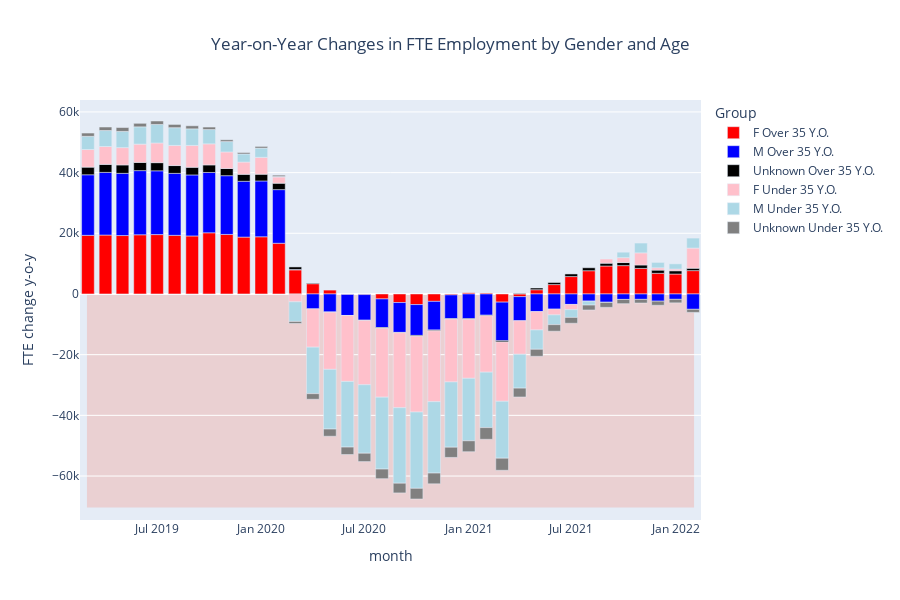

Write notebook code for a chart like this one.
### Code cell
import pandas as pd
import numpy as np
youthDf =  pd.read_csv('cptData/Municipal_FTE_Youth_Sex_Monthly.csv')
youthDf.FTE = youthDf.FTE.astype('float')
youthDf.Youth.unique()

keep = [x  in ['[15, 25)', '[15.0, 25.0)', '[25, 35)', '[25.0, 35.0)'] for x in youthDf.Youth]
youthDf['Youth'] = keep
youthDf = youthDf.groupby(['month','Youth','Sex'])['FTE'].sum().reset_index()
youthDf['FTE change y-o-y'] = None
youthDf['FTE % change y-o-y'] = None
youthDf['Age'] = 'Over 35 Y.O.'
youthDf.Age[youthDf.Youth] =  "Under 35 Y.O."

gender = "F"
youth = True
for gender in ['F','M','Unknown']:
    for youth in [True,False]:
        selection = np.logical_and(youthDf.Sex == gender, youthDf.Youth == youth)
        youthDf['FTE change y-o-y'][selection] = youthDf[selection].sort_values('month')['FTE'].diff(12)
        youthDf['FTE % change y-o-y'][selection] = youthDf[selection].sort_values('month')['FTE'].pct_change(12)

import plotly.express as px



youthDf['Group'] =youthDf['Sex'] +" "+youthDf['Age']
colorMap = {'F Over 35 Y.O.':"Red",
 'F Under 35 Y.O.':"Pink",
 'M Over 35 Y.O.':"Blue",
 'M Under 35 Y.O.':"#ADD8E6",
 'Unknown Over 35 Y.O.':"Black",
 'Unknown Under 35 Y.O.': "#808080"}

figDf = youthDf.dropna().iloc[-12*3*3*2:]
fig = px.bar(figDf,x='month',y='FTE change y-o-y',
color='Group',
color_discrete_map=colorMap,
title='Year-on-Year Changes in FTE Employment by Gender and Age',
height = 600,
color_discrete_sequence=px.colors.qualitative.Alphabet)
fig.update_layout(title_x=0.5)
fig.add_shape(
    type='rect',
     x0=figDf['month'].min(), x1=figDf['month'].max(),
     y0=-70000, y1=0,
    fillcolor='tomato',
    opacity=0.2,
    line=dict(color='tomato'),
    layer='below'  # Set the layer to 'below' to place the shape behind the traces
)
fig.show()

### Figure 1 — Plotly figure (JSON) as saved in the notebook; plotly's stock layout.template omitted (floating-point values rounded to 4 significant figures)
{"data": [{"alignmentgroup": "True", "hovertemplate": "Group=F Over 35 Y.O.<br>month=%{x}<br>FTE change y-o-y=%{y}<extra></extra>", "legendgroup": "F Over 35 Y.O.", "marker": {"color": "Red", "pattern": {"shape": ""}}, "name": "F Over 35 Y.O.", "offsetgroup": "F Over 35 Y.O.", "orientation": "v", "showlegend": true, "textposition": "auto", "type": "bar", "x": ["2019-03-01", "2019-04-01", "2019-05-01", "2019-06-01", "2019-07-01", "2019-08-01", "2019-09-01", "2019-10-01", "2019-11-01", "2019-12-01", "2020-01-01", "2020-02-01", "2020-03-01", "2020-04-01", "2020-05-01", "2020-06-01", "2020-07-01", "2020-08-01", "2020-09-01", "2020-10-01", "2020-11-01", "2020-12-01", "2021-01-01", "2021-02-01", "2021-03-01", "2021-04-01", "2021-05-01", "2021-06-01", "2021-07-01", "2021-08-01", "2021-09-01", "2021-10-01", "2021-11-01", "2021-12-01", "2022-01-01", "2022-02-01"], "xaxis": "x", "y": [19320.0, 19420.0, 19260.0, 19510.0, 19570.0, 19320.0, 19120.0, 20160.0, 19620.0, 18750.0, 18850.0, 16710.0, 7940.0, 3385.0, 1281.0, -177.9, -199.6, -1633.0, -2826.0, -3497.0, -2437.0, -307.0, 384.9, 309.1, -2692.0, -879.0, 1403.0, 3097.0, 5736.0, 7660.0, 9219.0, 9347.0, 8428.0, 6814.0, 6568.0, 7697.0], "yaxis": "y"}, {"alignmentgroup": "True", "hovertemplate": "Group=M Over 35 Y.O.<br>month=%{x}<br>FTE change y-o-y=%{y}<extra></extra>", "legendgroup": "M Over 35 Y.O.", "marker": {"color": "Blue", "pattern": {"shape": ""}}, "name": "M Over 35 Y.O.", "offsetgroup": "M Over 35 Y.O.", "orientation": "v", "showlegend": true, "textposition": "auto", "type": "bar", "x": ["2019-03-01", "2019-04-01", "2019-05-01", "2019-06-01", "2019-07-01", "2019-08-01", "2019-09-01", "2019-10-01", "2019-11-01", "2019-12-01", "2020-01-01", "2020-02-01", "2020-03-01", "2020-04-01", "2020-05-01", "2020-06-01", "2020-07-01", "2020-08-01", "2020-09-01", "2020-10-01", "2020-11-01", "2020-12-01", "2021-01-01", "2021-02-01", "2021-03-01", "2021-04-01", "2021-05-01", "2021-06-01", "2021-07-01", "2021-08-01", "2021-09-01", "2021-10-01", "2021-11-01", "2021-12-01", "2022-01-01", "2022-02-01"], "xaxis": "x", "y": [19960.0, 20650.0, 20500.0, 21150.0, 21020.0, 20420.0, 20110.0, 19880.0, 19360.0, 18390.0, 18390.0, 17680.0, 127.4, -4902.0, -5957.0, -6905.0, -8437.0, -9423.0, -9844.0, -10170.0, -9441.0, -7856.0, -8146.0, -7000.0, -12700.0, -7937.0, -5806.0, -4984.0, -3447.0, -2402.0, -2729.0, -1797.0, -1779.0, -2371.0, -1764.0, -5053.0], "yaxis": "y"}, {"alignmentgroup": "True", "hovertemplate": "Group=Unknown Over 35 Y.O.<br>month=%{x}<br>FTE change y-o-y=%{y}<extra></extra>", "legendgroup": "Unknown Over 35 Y.O.", "marker": {"color": "Black", "pattern": {"shape": ""}}, "name": "Unknown Over 35 Y.O.", "offsetgroup": "Unknown Over 35 Y.O.", "orientation": "v", "showlegend": true, "textposition": "auto", "type": "bar", "x": ["2019-03-01", "2019-04-01", "2019-05-01", "2019-06-01", "2019-07-01", "2019-08-01", "2019-09-01", "2019-10-01", "2019-11-01", "2019-12-01", "2020-01-01", "2020-02-01", "2020-03-01", "2020-04-01", "2020-05-01", "2020-06-01", "2020-07-01", "2020-08-01", "2020-09-01", "2020-10-01", "2020-11-01", "2020-12-01", "2021-01-01", "2021-02-01", "2021-03-01", "2021-04-01", "2021-05-01", "2021-06-01", "2021-07-01", "2021-08-01", "2021-09-01", "2021-10-01", "2021-11-01", "2021-12-01", "2022-01-01", "2022-02-01"], "xaxis": "x", "y": [2513.0, 2631.0, 2770.0, 2704.0, 2690.0, 2571.0, 2528.0, 2483.0, 2367.0, 2290.0, 2219.0, 2110.0, 842.6, 199.1, -45.5, -13.91, -106.2, -236.4, -119.4, -268.4, -271.3, -113.4, -199.2, -196.7, -420.6, 166.6, 558.9, 680.4, 863.7, 975.4, 926.1, 1020.0, 1123.0, 1052.0, 1090.0, 789.7], "yaxis": "y"}, {"alignmentgroup": "True", "hovertemplate": "Group=F Under 35 Y.O.<br>month=%{x}<br>FTE change y-o-y=%{y}<extra></extra>", "legendgroup": "F Under 35 Y.O.", "marker": {"color": "Pink", "pattern": {"shape": ""}}, "name": "F Under 35 Y.O.", "offsetgroup": "F Under 35 Y.O.", "orientation": "v", "showlegend": true, "textposition": "auto", "type": "bar", "x": ["2019-03-01", "2019-04-01", "2019-05-01", "2019-06-01", "2019-07-01", "2019-08-01", "2019-09-01", "2019-10-01", "2019-11-01", "2019-12-01", "2020-01-01", "2020-02-01", "2020-03-01", "2020-04-01", "2020-05-01", "2020-06-01", "2020-07-01", "2020-08-01", "2020-09-01", "2020-10-01", "2020-11-01", "2020-12-01", "2021-01-01", "2021-02-01", "2021-03-01", "2021-04-01", "2021-05-01", "2021-06-01", "2021-07-01", "2021-08-01", "2021-09-01", "2021-10-01", "2021-11-01", "2021-12-01", "2022-01-01", "2022-02-01"], "xaxis": "x", "y": [5812.0, 5904.0, 5712.0, 6032.0, 6484.0, 6633.0, 7199.0, 6950.0, 5453.0, 4043.0, 5553.0, 2065.0, -2586.0, -12630.0, -18850.0, -21730.0, -21180.0, -22730.0, -24690.0, -24980.0, -23350.0, -20720.0, -19460.0, -18580.0, -19560.0, -11060.0, -6050.0, -1913.0, -1716.0, -0.2576, 1367.0, 1609.0, 3997.0, 758.1, 554.2, 6642.0], "yaxis": "y"}, {"alignmentgroup": "True", "hovertemplate": "Group=M Under 35 Y.O.<br>month=%{x}<br>FTE change y-o-y=%{y}<extra></extra>", "legendgroup": "M Under 35 Y.O.", "marker": {"color": "#ADD8E6", "pattern": {"shape": ""}}, "name": "M Under 35 Y.O.", "offsetgroup": "M Under 35 Y.O.", "orientation": "v", "showlegend": true, "textposition": "auto", "type": "bar", "x": ["2019-03-01", "2019-04-01", "2019-05-01", "2019-06-01", "2019-07-01", "2019-08-01", "2019-09-01", "2019-10-01", "2019-11-01", "2019-12-01", "2020-01-01", "2020-02-01", "2020-03-01", "2020-04-01", "2020-05-01", "2020-06-01", "2020-07-01", "2020-08-01", "2020-09-01", "2020-10-01", "2020-11-01", "2020-12-01", "2021-01-01", "2021-02-01", "2021-03-01", "2021-04-01", "2021-05-01", "2021-06-01", "2021-07-01", "2021-08-01", "2021-09-01", "2021-10-01", "2021-11-01", "2021-12-01", "2022-01-01", "2022-02-01"], "xaxis": "x", "y": [4343.0, 5261.0, 5325.0, 5695.0, 6095.0, 5851.0, 5466.0, 4708.0, 3420.0, 2661.0, 3056.0, 129.2, -6473.0, -15320.0, -19670.0, -21630.0, -22570.0, -23680.0, -24890.0, -25140.0, -23520.0, -21510.0, -20580.0, -18260.0, -18760.0, -11160.0, -6376.0, -3211.0, -2565.0, -1255.0, -63.65, 1791.0, 3236.0, 1775.0, 1718.0, 3289.0], "yaxis": "y"}, {"alignmentgroup": "True", "hovertemplate": "Group=Unknown Under 35 Y.O.<br>month=%{x}<br>FTE change y-o-y=%{y}<extra></extra>", "legendgroup": "Unknown Under 35 Y.O.", "marker": {"color": "#808080", "pattern": {"shape": ""}}, "name": "Unknown Under 35 Y.O.", "offsetgroup": "Unknown Under 35 Y.O.", "orientation": "v", "showlegend": true, "textposition": "auto", "type": "bar", "x": ["2019-03-01", "2019-04-01", "2019-05-01", "2019-06-01", "2019-07-01", "2019-08-01", "2019-09-01", "2019-10-01", "2019-11-01", "2019-12-01", "2020-01-01", "2020-02-01", "2020-03-01", "2020-04-01", "2020-05-01", "2020-06-01", "2020-07-01", "2020-08-01", "2020-09-01", "2020-10-01", "2020-11-01", "2020-12-01", "2021-01-01", "2021-02-01", "2021-03-01", "2021-04-01", "2021-05-01", "2021-06-01", "2021-07-01", "2021-08-01", "2021-09-01", "2021-10-01", "2021-11-01", "2021-12-01", "2022-01-01", "2022-02-01"], "xaxis": "x", "y": [1083.0, 1155.0, 1289.0, 1158.0, 1146.0, 1068.0, 1007.0, 823.4, 585.2, 474.6, 549.5, 457.3, -666.7, -1842.0, -2373.0, -2458.0, -2750.0, -3169.0, -3195.0, -3512.0, -3536.0, -3362.0, -3599.0, -3856.0, -3976.0, -2914.0, -2316.0, -2166.0, -1922.0, -1619.0, -1622.0, -1397.0, -1204.0, -1351.0, -1157.0, -1027.0], "yaxis": "y"}], "layout": {"barmode": "relative", "height": 600, "legend": {"title": {"text": "Group"}, "tracegroupgap": 0}, "shapes": [{"fillcolor": "tomato", "layer": "below", "line": {"color": "tomato"}, "opacity": 0.2, "type": "rect", "x0": "2019-03-01", "x1": "2022-02-01", "y0": -70000, "y1": 0}], "title": {"text": "Year-on-Year Changes in FTE Employment by Gender and Age", "x": 0.5}, "xaxis": {"anchor": "y", "domain": [0, 1], "title": {"text": "month"}}, "yaxis": {"anchor": "x", "domain": [0, 1], "title": {"text": "FTE change y-o-y"}}}}
